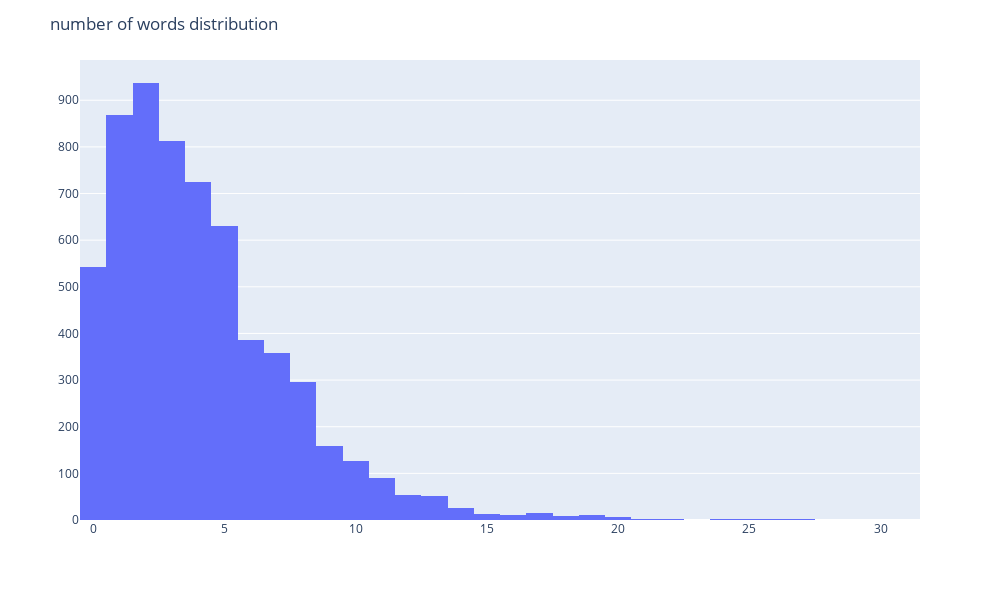

This figure's notebook cell:
### Markdown cell above
## 3-5. Histogram of the word count

### Code cell
npt.word_distribution(
    title='number of words distribution'
#     save=False
)

### Figure 1 — Plotly figure (JSON) as saved in the notebook; plotly's stock layout.template omitted (floating-point values rounded to 4 significant figures; data arrays with more than 128 entries replaced by an {"elided": "..."} marker saying what was removed)
{"data": [{"alignmentgroup": "True", "bingroup": "x", "hovertemplate": "words_length=%{x}<br>count=%{y}<extra></extra>", "legendgroup": "", "marker": {"color": "#636efa"}, "name": "", "offsetgroup": "", "orientation": "v", "showlegend": false, "type": "histogram", "x": {"elided": "6141 int values"}, "xaxis": "x", "yaxis": "y"}], "layout": {"barmode": "relative", "height": 600, "legend": {"tracegroupgap": 0}, "margin": {"t": 60}, "title": {"text": "number of words distribution"}, "width": 1000, "xaxis": {"anchor": "y", "domain": [0, 1], "title": {"text": ""}}, "yaxis": {"anchor": "x", "domain": [0, 1], "title": {"text": ""}}}}
